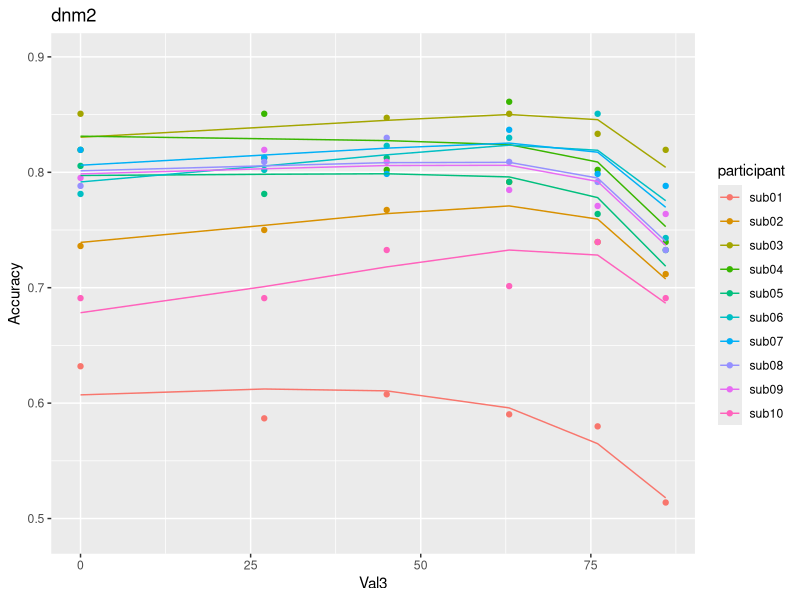

Write R code to recreate this figure.
#+ message = F
library(tidyverse)
library(data.table)


#'# data loading
dat <- fread("exp1_data_behavior.csv", sep = ",", header = T)
dat <- mutate(dat, Corr = ifelse(ChosenITM == CorrectITM, 1, 0))
#dat <- subset(dat, dat$participant != "sub01")
dat <- na.omit(dat)


#'# functions
fs_dnm <- function(Val3, Corr) {
    guess <- c(0.5, 2.22 * 10e-3)
    params <- list("Val3" = Val3, "Corr" = Corr) # input vector
    
    fit <- suppressWarnings(optim(par = guess, fn = deviance, gr = NULL, method = "L-BFGS-B", parameters = params,
                                  lower = c(0.001, -5), upper = c(20, 5),
                                  control = list("maxit" = 100000,
                                                 "parscale" = c(0.005, 0.0002)))) # 0.03, 0.002
    
    est <- data.frame(sH = fit$par[1], w = fit$par[2], dev = fit$value)
    return(est)
}

deviance <- function(x, parameters) {
    Val3 <- parameters$Val3
    Corr <- parameters$Corr
    
    sH = x[1]
    w = x[2]
    
    Vcu <- as.data.frame(cbind(100, 90, Val3))/100
    colnames(Vcu) <- c("V1", "V2", "V3")
    Vcu <- mutate(Vcu, sumVcu = V1 + V2 + V3)
    Vcu <- mutate(Vcu, normalizer = sH + w * sumVcu)
    M <- Vcu[, 1:3]/Vcu$normalizer
    M <- mutate(M, P = exp(V1) / (exp(V1) + exp(V2) + exp(V3)))
    M <- mutate(M, P = ifelse(P < .01, .01, P)) #adjustments to avoid punishing models too much for very unlikely predictions
    M <- mutate(M, P = ifelse(P > .99, .99, P)) #adjustments to avoid punishing models too much for very unlikely predictions
    M$Corr <- Corr
    
    dev = -2 * sum(M$Corr * log(M$P) + (1 - M$Corr) * log(1 - M$P))
    return(dev)
}


#'# individual fittings
fits <- c()

for (sub in unique(dat$participant)) {
    d <- subset(dat, dat$participant == sub)
    Val3 <- d$Val3
    Corr <- d$Corr
    f <- tryCatch(fs_dnm(Val3, Corr), error = function(e){f = cbind(NA, NA, NA)}) 
    colnames(f) <- c("sH", "w", "dev")
    fits <- try(rbind(fits, cbind(f, sub)))
    fits <- na.omit(fits)
    fits$sH <- as.numeric(fits$sH)
    fits$w <- as.numeric(fits$w)
    fits$dev <- as.numeric(fits$dev)
}


#'# visualization 
prediction <- c()

for (subj in unique(fits$sub)) {
    f <- subset(fits, fits$sub == subj)
    
    pred <- c(
        exp(1 / (f[1] + f[2] * 1.90)) / ( exp(1 / (f[1] + f[2] * 1.90)) + exp(0.9 / (f[1] + f[2] * 1.90)) + exp(0 / (f[1] + f[2] * 1.90)) ),
        exp(1 / (f[1] + f[2] * 2.17)) / ( exp(1 / (f[1] + f[2] * 2.17)) + exp(0.9 / (f[1] + f[2] * 2.17)) + exp(0.27 / (f[1] + f[2] * 2.17)) ),
        exp(1 / (f[1] + f[2] * 2.35)) / ( exp(1 / (f[1] + f[2] * 2.35)) + exp(0.9 / (f[1] + f[2] * 2.35)) + exp(0.45 / (f[1] + f[2] * 2.35)) ),
        exp(1 / (f[1] + f[2] * 2.53)) / ( exp(1 / (f[1] + f[2] * 2.53)) + exp(0.9 / (f[1] + f[2] * 2.53)) + exp(0.63 / (f[1] + f[2] * 2.53)) ),
        exp(1 / (f[1] + f[2] * 2.66)) / ( exp(1 / (f[1] + f[2] * 2.66)) + exp(0.9 / (f[1] + f[2] * 2.66)) + exp(0.76 / (f[1] + f[2] * 2.66)) ),
        exp(1 / (f[1] + f[2] * 2.76)) / ( exp(1 / (f[1] + f[2] * 2.76)) + exp(0.9 / (f[1] + f[2] * 2.76)) + exp(0.86 / (f[1] + f[2] * 2.76)) ))
    
    pred <- as.numeric(pred)
    pred <- as.data.frame(cbind(pred, subj))
    prediction <- rbind(prediction, pred)
}

dat %>%
    group_by(participant, Val3) %>%
    summarise(Accuracy = mean(Corr)) -> acc

acc <- subset(acc, acc$participant %in% unique(fits$sub))
acc <- cbind(acc, prediction)
acc$pred <- as.numeric(acc$pred)

dnm2 <- ggplot(acc) + geom_point(aes(x = Val3, y = Accuracy, color = participant)) +
    geom_line(mapping = aes(x = Val3, y = pred, color = participant)) + ylim(0.49, 0.9) + ggtitle("dnm2")
dnm2

fits_dnm2 <- fits
fits_dnm2 <- mutate(fits_dnm2, aic = dev + 4)